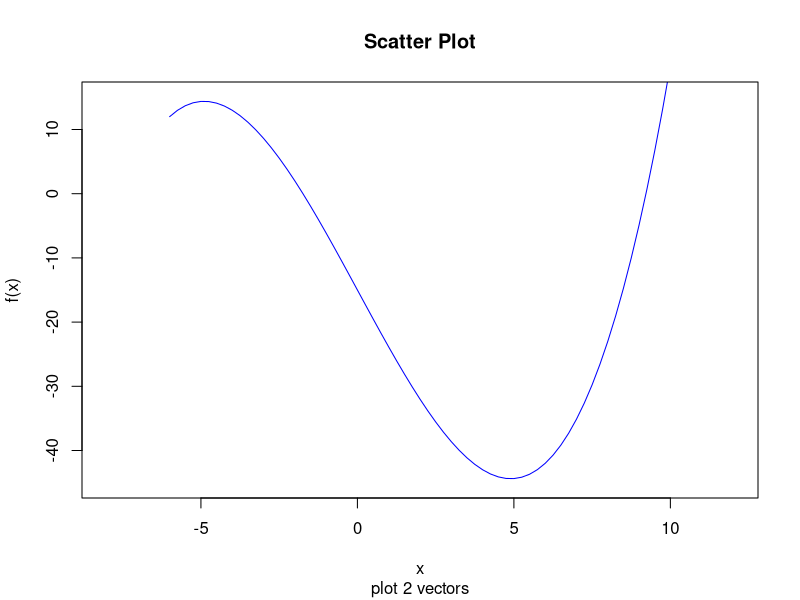

The R source for this figure:
x11()

x <- seq(-6, 10, by=0.25) # c(-6:10)
y <- x*x*x/8 - 9*x -15

x11()

plot(x, y, 
    main="Scatter Plot"   , # Title
    sub ="plot 2 vectors" , # Sub title 
    xlab="x"              , # x label
    ylab="f(x)"           , # y label,
    xlim=c(-8,12)         , # range for x
    ylim=c(-45,15)        , # range for y
    col ="blue"           , # color
    type="l"                
 )

# wait for mouse click or enter pressed
z <- locator(1)
